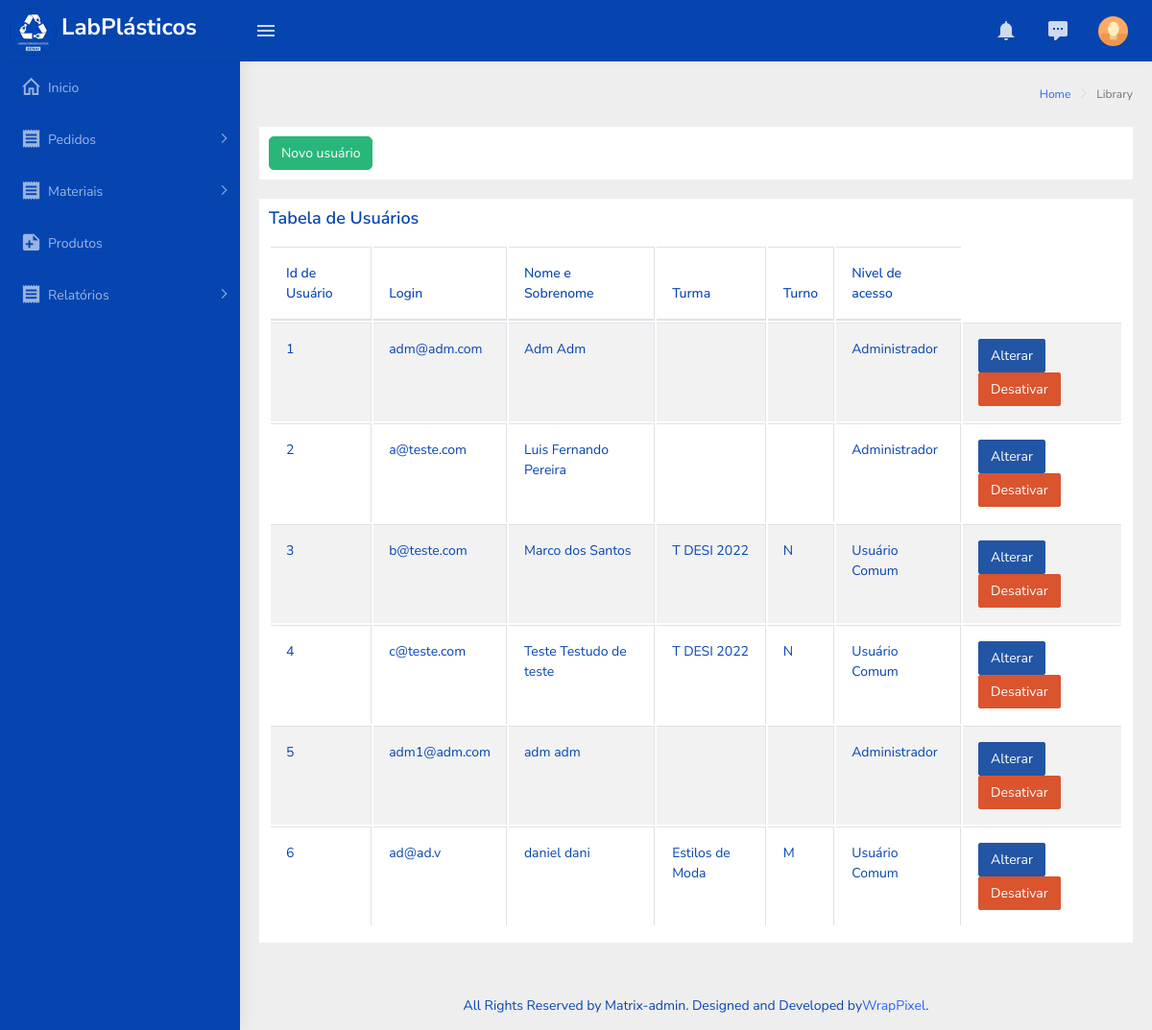
Before: /usuarios.php with the older database file.
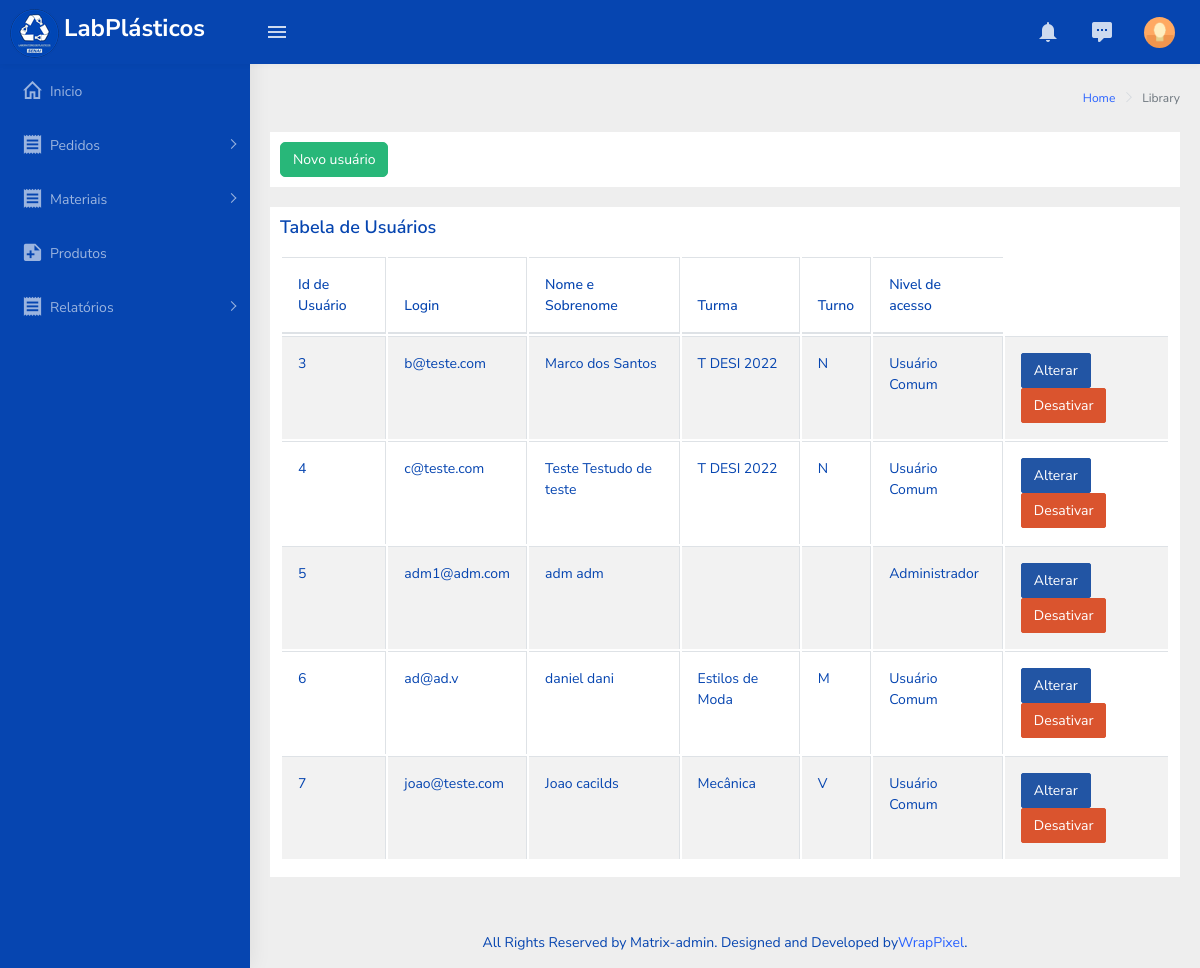
After: the same page with the newer database file.
### tables this page shows
CREATE TABLE `usuarios` (
  `idUsuario` int(11) NOT NULL COMMENT 'PK - chave identificadora de IDs da tabela usuarios',
  `login` varchar(80) NOT NULL COMMENT 'Registra o login de um usuário',
  `senha` varchar(32) NOT NULL COMMENT 'Registra a senha de um usuário',
  `nome` varchar(80) NOT NULL COMMENT 'Registra o primeiro nome do usuário',
  `sobrenome` varchar(80) NOT NULL COMMENT 'Registra o sobrenome do usuário',
  `idTurma` int(11) DEFAULT NULL COMMENT 'FK - chave estrangeira que Registra a ID da turma do usuário',
  `tipo` tinyint(1) NOT NULL COMMENT 'Registra o tipo de usuário',
  `ativo` tinyint(1) NOT NULL COMMENT 'Registra se o usuário estiver ativo'
);

CREATE TABLE `turma` (
  `idTurma` int(11) NOT NULL COMMENT 'PK - chave identificadora da turma a qual o usuário pertence\r\nOBS: o admin não necessita estar em uma turma',
  `turno` char(1) DEFAULT NULL COMMENT 'Mostra a qual turno uma turma pertence',
  `nomeTurma` varchar(32) DEFAULT NULL COMMENT 'Nome da turma. \r\nEx: TDesi Senai/N1',
  `ativo` tinyint(1) DEFAULT NULL COMMENT 'Se a conta podea ou não pode ser usada'
);

### php/functionUsuario.php (the view, shortened to what the changed rows need)
<?php
    function dataTableUser(){
        include('connection.php');
        $sql = 'SELECT u.idUsuario as idUser,'
                .' u.login as login,'
                .' u.nome as nome,'
                .' u.sobrenome as sobNome,'
                .' u.idTurma as idTurma,'
                .' u.tipo as tipo,'
                .' t.turno as turno,'
                .' t.nomeTurma as nTurma'
                .' FROM usuarios as u'
                .' LEFT JOIN turma as t'
                .' ON u.idTurma = t.idTurma'
                .' WHERE u.ativo = 1';
        $table = '';
        $result = mysqli_query($conn,$sql);
        if (mysqli_num_rows($result) > 0){
            $array = array();
            while($linha = mysqli_fetch_array($result, MYSQLI_ASSOC )){
                array_push($array,$linha);
            }
            foreach($array as $campo){
                $table .=
                        "<tr align-items='center';>"
                            ."<td>".$campo['idUser']."</td>"
                            ."<td>".$campo['login']."</td>"
                            ."<td>".$campo['nome']." ".$campo['sobNome']."</td>"
                            ."<td>".$campo['nTurma']."</td>"
                            ."<td>".$campo['turno']."</td>";
                if ($campo['tipo'] == 2){
                    $table .= "<td> Usuário Comum </td>";
                } else if ($campo['tipo'] == 1){
                    $table .= "<td> Administrador </td>";
                }
                $table .=
                            "<td>"
                                ."<button type='button' class='btn btn-info margin-5' data-toggle='modal' data-target='#EditaModal".$campo['idUser']."'>"
                                    ."Alterar"
                                ."</button>"
                                ."<button type='button' class='btn btn-danger margin-5' data-toggle='modal' data-target='#ExcluiModal".$campo['idUser']."'>"
                                    ."Desativar"
                                ."</button>"
                            ."</td>"
                            ."<div class='modal fade' id='ExcluiModal".$campo['idUser']."' tabindex='-1' role='dialog' aria-labelledby='exampleModalLabel' aria-hidden='true '>"
                                ."<div class='modal-dialog' role='document '>"
                                    ."<div class='modal-content'>"
                                        .'<div class="modal-header">'
                                            .'<h5 class="modal-title" id="exampleModalLabel">Desativar Produto/molde</h5>'
                                            .'<button type="button" class="close" data-dismiss="modal" aria-label="Close">'
                                                .'<span aria-hidden="true ">&times;</span>'
                                            .'</button>'
                                        .'</div>'
                                        .'<div class="modal-body">'
                                            .'<form method="POST" action="php/validaCadastroUsuario.php? validacao=D&id='.$campo["idUser"].'">'
                                                .'<label> Confirmar esta ação? </label>'
                                                .'<div align-items="right">'
                                                    .'<button  type="submit" id="iBtnSalvar" name="nBtnSalvar" class="btn btn-primary"> Confirmar </button>'
                                                .'</div>'
                                            .'</form>'
                                        .'</div>'
                                    .'</div>'
                                .'</div>'
                            .'</div>'
                            ."<div class='modal fade' id='EditaModal".$campo['idUser']."' tabindex='-1' role='dialog' aria-labelledby='exampleModalLabel' aria-hidden='true '>"
                                ."<div class='modal-dialog' role='document '>"
                                    ."<div class='modal-content'>"
                                        .'<div class="modal-header">'
                                            .'<h5 class="modal-title" id="exampleModalLabel">Alterar produto e/ou molde</h5>'
                                            .'<button type="button" class="close" data-dismiss="modal" aria-label="Close">'
                                                .'<span aria-hidden="true ">&times;</span>'
                                            .'</button>'
                                        .'</div>'
                                        .'<div class="modal-body">'
                                            .'<form method="POST" class="form-horizontal"  enctype="multipart/form-data" action= "php/validaCadastroUsuario.php?validacao=UPF&id='.$campo['idUser'].'">'
                                                .'<div class="card-body">'
                                                .''
                                                .'    '
                                                .'    <div class="input-group mb-3">'
                                                .'        <div class="input-group-prepend" style="width: 100%; height:100%;">'
                                                .'            <span class="input-group-text bg-success text-white" id="basic-addon1"><i class="fas fa-address-card"></i></span>'
                                                .'            <select name="nTurma" class="select2 form-control custom-select" style="width: 100%; height:100%;">'
                                                .'                   '.optionTurmas().''
                                                .'            </select>'
                                                .'        </div>'
                                                .'    </div>'
                                                .''
                                                .'      '
                                                .'      <div class="input-group mb-3">'
                                                .'          <div class="input-group-prepend" style="width: 100%; height:100%;">'
                                                .'              <span class="input-group-text bg-success text-white" id="basic-addon1"><i class="fas fa-address-card"></i></span>'
                                                .'              <select name="nTipoUsu" class="select2 form-control custom-select" style="width: 100%; height:36px;" required>'
                                                .'                    <option value="">Nivel de Acesso*</option>'
                                                .'                    <optgroup label="Niveis">'
                                                .'                        <option value=1>Administrador</option>'
                                                .'                        <option value=2>Comum</option>'
                                                .'                    </optgroup>'
                                                .'              </select>'
                                                .'          </div>'
                                                .'      </div>'
                                                .'</div>'
                                                .'<div class="border-top">'
                                                    .'<div class="card-body">'
                                                        .'<button type="submit" id="iBtnSalvar" name="nBtnSalvar" class="btn btn-primary">Salvar</button>'
                                                    .'</div>'
                                                .'</div>'
                                            .'</form>'
                                        .'</div>'
                                    .'</div>'
                                .'</div>'
                            .'</div>'
                        ."</tr>";
            }
        }
        return $table;
    }
?>

Changed rows visible on the page:
no longer on this page (row edited): usuarios: idUsuario "1", login "adm@adm.com", nome "Adm", sobrenome "Adm", tipo "Administrador"
no longer on this page (row edited): usuarios: idUsuario "2", login "a@teste.com", nome "Luis", sobrenome "Fernando Pereira", tipo "Administrador"
added usuarios: idUsuario "7", login "joao@teste.com", nome "Joao", sobrenome "cacilds", idTurma.nomeTurma "Mecânica", idTurma.turno "V", tipo "Usuário Comum"
